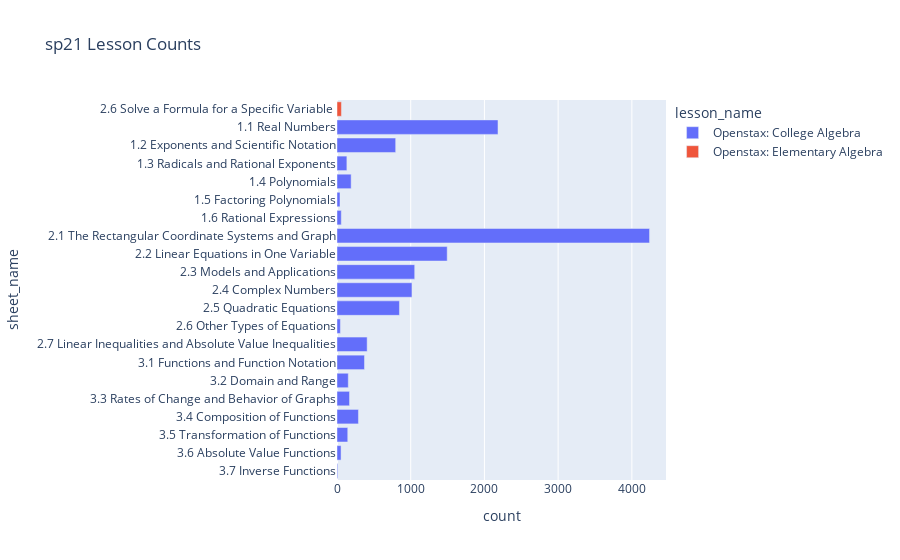
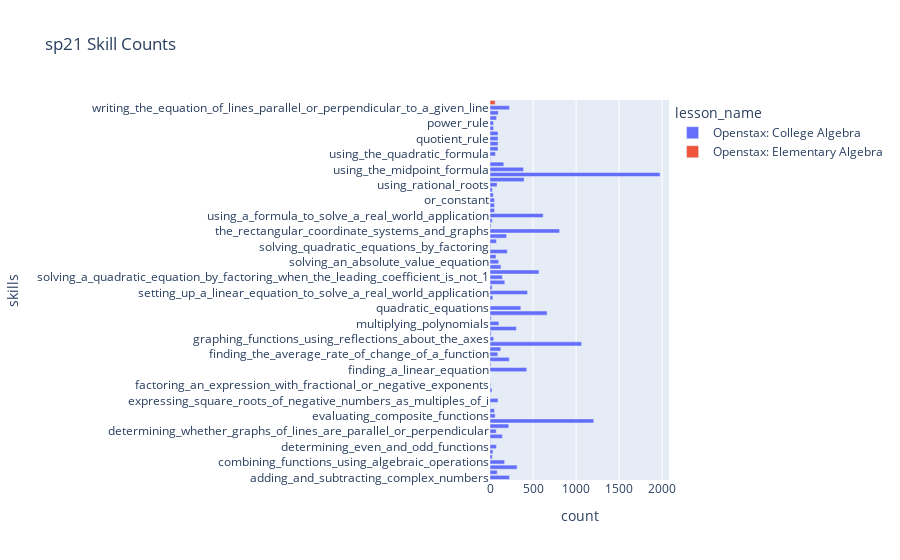
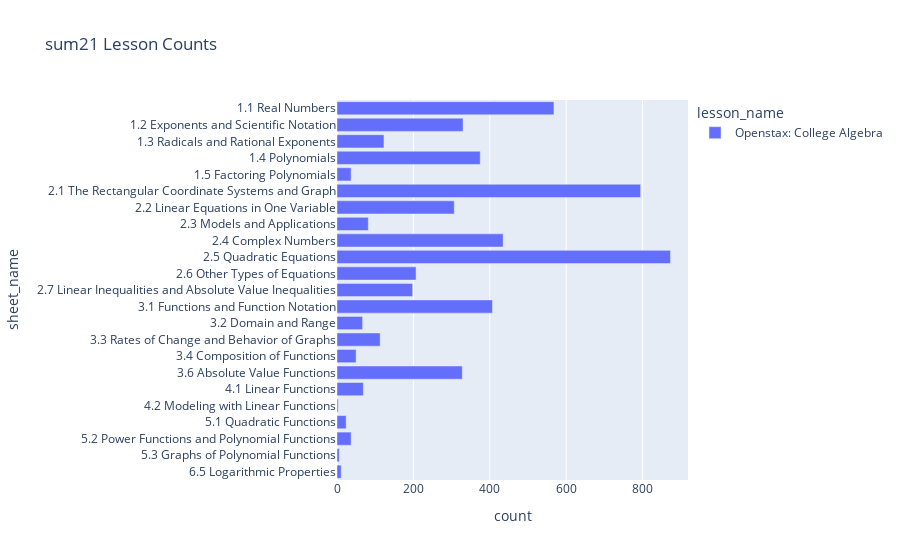
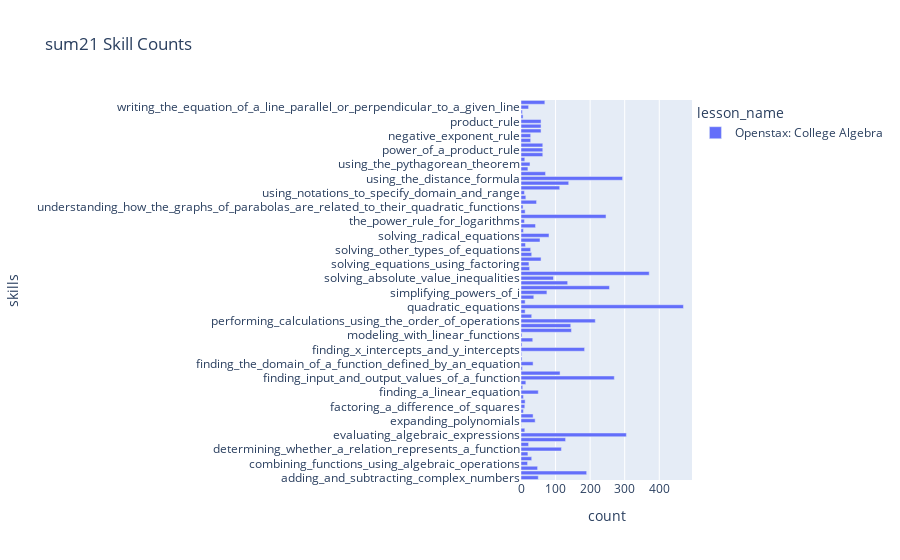

The notebook cell these images were saved under, in order:
### Markdown cell above
# Material Usage

### Code cell
def merge_lesson_skill(df):
    df = df.copy()
    original = df.merge(lesson_skill_df, how="inner", left_on="problemID", right_on="problem_name")
    original = original.drop_duplicates(subset=["oats_user_id", "time_stamp"], keep="first")  # drop duplicate
    hashed = df.merge(lesson_skill_df, how="inner", left_on="problemID", right_on="hashed_name")
    return original.append(hashed)

def get_lesson_skill(df):
    df = df.copy()
    df = merge_lesson_skill(df)
    
    sheet_df = df.groupby("sheet_name").size().to_frame().rename(columns={0: "count"})\
                .reset_index().sort_values("sheet_name", ascending=False)
    sheet_df = sheet_df.merge(df[["sheet_name", "lesson_name"]], 
                              how="left", left_on="sheet_name", right_on="sheet_name")\
                .drop_duplicates(subset=["sheet_name", "lesson_name"], keep="first")
    
    skill_df = df.groupby(["skills", "lesson_name"]).size().to_frame().rename(columns={0: "count"}).reset_index()
    expanded_skill_df = skill_df["skills"].str.lstrip('[').str.rstrip(']').str.split(',\s').explode().str.strip("'")\
        .drop_duplicates()\
        .to_frame()\
        .reset_index()
    expanded_skill_df = expanded_skill_df.merge(skill_df[["count", "lesson_name"]], 
                                                how="left", left_on="index", right_index=True)
    
    return sheet_df, expanded_skill_df


for i in range(len(data_list)):
    lesson_df, skill_df = get_lesson_skill(data_list[i])
    
    fig = px.bar(lesson_df, x='count', y='sheet_name', color="lesson_name", 
                 title=f"{data_name_list[i]} Lesson Counts")
    fig.show()
    
    fig = px.bar(skill_df, x='count', y='skills', color="lesson_name", 
                 title=f"{data_name_list[i]} Skill Counts")
    fig.show();

### Figure 1 — Plotly figure (JSON) as saved in the notebook; plotly's stock layout.template omitted (floating-point values rounded to 4 significant figures)
{"data": [{"alignmentgroup": "True", "hovertemplate": "lesson_name=Openstax: College Algebra<br>count=%{x}<br>sheet_name=%{y}<extra></extra>", "legendgroup": "Openstax: College Algebra", "marker": {"color": "#636efa", "pattern": {"shape": ""}}, "name": "Openstax: College Algebra", "offsetgroup": "Openstax: College Algebra", "orientation": "h", "showlegend": true, "textposition": "auto", "type": "bar", "x": [10, 55, 146, 291, 170, 153, 373, 409, 46, 847, 1017, 1054, 1495, 4240, 58, 41, 192, 134, 796, 2184], "xaxis": "x", "y": ["3.7 Inverse Functions", "3.6 Absolute Value Functions", "3.5 Transformation of Functions", "3.4 Composition of Functions", "3.3 Rates of Change and Behavior of Graphs", "3.2 Domain and Range", "3.1 Functions and Function Notation", "2.7 Linear Inequalities and Absolute Value Inequalities", "2.6 Other Types of Equations", "2.5 Quadratic Equations", "2.4 Complex Numbers", "2.3 Models and Applications", "2.2 Linear Equations in One Variable", "2.1 The Rectangular Coordinate Systems and Graph", "1.6 Rational Expressions", "1.5 Factoring Polynomials", "1.4 Polynomials", "1.3 Radicals and Rational Exponents", "1.2 Exponents and Scientific Notation", "1.1 Real Numbers"], "yaxis": "y"}, {"alignmentgroup": "True", "hovertemplate": "lesson_name=Openstax: Elementary Algebra<br>count=%{x}<br>sheet_name=%{y}<extra></extra>", "legendgroup": "Openstax: Elementary Algebra", "marker": {"color": "#EF553B", "pattern": {"shape": ""}}, "name": "Openstax: Elementary Algebra", "offsetgroup": "Openstax: Elementary Algebra", "orientation": "h", "showlegend": true, "textposition": "auto", "type": "bar", "x": [60], "xaxis": "x", "y": ["2.6 Solve a Formula for a Specific Variable "], "yaxis": "y"}], "layout": {"barmode": "relative", "legend": {"title": {"text": "lesson_name"}, "tracegroupgap": 0}, "title": {"text": "sp21 Lesson Counts"}, "xaxis": {"anchor": "y", "domain": [0, 1], "title": {"text": "count"}}, "yaxis": {"anchor": "x", "domain": [0, 1], "title": {"text": "sheet_name"}}}}

### Figure 2 — Plotly figure (JSON) as saved in the notebook; plotly's stock layout.template omitted (floating-point values rounded to 4 significant figures)
{"data": [{"alignmentgroup": "True", "hovertemplate": "lesson_name=Openstax: College Algebra<br>count=%{x}<br>skills=%{y}<extra></extra>", "legendgroup": "Openstax: College Algebra", "marker": {"color": "#636efa", "pattern": {"shape": ""}}, "name": "Openstax: College Algebra", "offsetgroup": "Openstax: College Algebra", "orientation": "h", "showlegend": true, "textposition": "auto", "type": "bar", "x": [227, 84, 315, 170, 27, 34, 74, 5, 144, 72, 218, 1205, 60, 52, 5, 93, 4, 23, 9, 4, 1, 427, 10, 224, 90, 125, 1065, 43, 13, 307, 103, 14, 664, 358, 2, 33, 436, 25, 172, 144, 569, 128, 101, 70, 201, 6, 75, 193, 809, 12, 27, 618, 53, 53, 53, 39, 28, 82, 396, 1976, 390, 160, 7, 64, 93, 93, 93, 93, 41, 41, 77, 96, 226], "xaxis": "x", "y": ["adding_and_subtracting_complex_numbers", "adding_and_subtracting_polynomials", "classifying_a_real_number", "combining_functions_using_algebraic_operations", "create_a_function_by_composition_of_functions", "decomposing_a_composite_function_into_its_component_functions", "determining_even_and_odd_functions", "determining_whether_a_function_is_one_to_one", "determining_whether_a_relation_represents_a_function", "determining_whether_graphs_of_lines_are_parallel_or_perpendicular", "dividing_complex_numbers", "evaluating_algebraic_expressions", "evaluating_composite_functions", "evaluating_square_roots", "expanding_polynomials", "expressing_square_roots_of_negative_numbers_as_multiples_of_i", "factoring_a_difference_of_squares", "factoring_a_sum_of_cubes", "factoring_an_expression_with_fractional_or_negative_exponents", "factoring_by_grouping", "factoring_the_greatest_common_factor_of_a_polynomial", "finding_a_linear_equation", "finding_and_evaluating_inverse_functions", "finding_input_and_output_values_of_a_function", "finding_the_average_rate_of_change_of_a_function", "finding_the_domain_of_a_function_defined_by_an_equation", "finding_x_intercepts_and_y_intercepts", "graphing_functions_using_reflections_about_the_axes", "graphing_functions_using_vertical_and_horizontal_shifts", "multiplying_complex_numbers", "multiplying_polynomials", "performing_a_sequence_of_transformation", "performing_calculations_using_the_order_of_operations", "quadratic_equations", "rates_of_change", "rational_expressions", "setting_up_a_linear_equation_to_solve_a_real_world_application", "simplifying_complex_rational_expressions", "simplifying_powers_of_i", "solving_a_quadratic_equation_by_factoring_when_the_leading_coefficient_is_not_1", "solving_a_rational_equation", "solving_absolute_value_inequalities", "solving_an_absolute_value_equation", "solving_inequalities_in_one_variable_algebraically", "solving_linear_equations_in_one_variable", "solving_quadratic_equations_by_factoring", "solving_quadratics_with_a_leading_coefficient_of_1", "the_discriminant", "the_rectangular_coordinate_systems_and_graphs", "understanding_compound_inequalities", "use_a_graph_to_locate_the_absolute_maximum_and_absolute_minimum", "using_a_formula_to_solve_a_real_world_application", "using_a_graph_to_determine_where_a_function_is_increasing", "decreasing", "or_constant", "using_interval_notation", "using_notations_to_specify_domain_and_range", "using_rational_roots", "using_scientific_notation", "using_the_distance_formula", "using_the_midpoint_formula", "using_the_properties_of_inequalities", "using_the_pythagorean_theorem", "using_the_quadratic_formula", "using_the_rules_of_exponents", "negative_exponent_rule", "quotient_rule", "product_rule", "power_of_a_product_rule", "power_rule", "power_of_a_quotient_rule", "zero_exponent_rule", "writing_the_equation_of_lines_parallel_or_perpendicular_to_a_given_line"], "yaxis": "y"}, {"alignmentgroup": "True", "hovertemplate": "lesson_name=Openstax: Elementary Algebra<br>count=%{x}<br>skills=%{y}<extra></extra>", "legendgroup": "Openstax: Elementary Algebra", "marker": {"color": "#EF553B", "pattern": {"shape": ""}}, "name": "Openstax: Elementary Algebra", "offsetgroup": "Openstax: Elementary Algebra", "orientation": "h", "showlegend": true, "textposition": "auto", "type": "bar", "x": [60], "xaxis": "x", "y": ["solve_a_formula_for_a_specific_variable"], "yaxis": "y"}], "layout": {"barmode": "relative", "legend": {"title": {"text": "lesson_name"}, "tracegroupgap": 0}, "title": {"text": "sp21 Skill Counts"}, "xaxis": {"anchor": "y", "domain": [0, 1], "title": {"text": "count"}}, "yaxis": {"anchor": "x", "domain": [0, 1], "title": {"text": "skills"}}}}

### Figure 3 — Plotly figure (JSON) as saved in the notebook; plotly's stock layout.template omitted (floating-point values rounded to 4 significant figures)
{"data": [{"alignmentgroup": "True", "hovertemplate": "lesson_name=Openstax: College Algebra<br>count=%{x}<br>sheet_name=%{y}<extra></extra>", "legendgroup": "Openstax: College Algebra", "marker": {"color": "#636efa", "pattern": {"shape": ""}}, "name": "Openstax: College Algebra", "offsetgroup": "Openstax: College Algebra", "orientation": "h", "showlegend": true, "textposition": "auto", "type": "bar", "x": [11, 6, 37, 24, 3, 69, 328, 50, 113, 67, 407, 198, 207, 873, 435, 82, 307, 795, 37, 375, 123, 330, 568], "xaxis": "x", "y": ["6.5 Logarithmic Properties", "5.3 Graphs of Polynomial Functions", "5.2 Power Functions and Polynomial Functions", "5.1 Quadratic Functions", "4.2 Modeling with Linear Functions", "4.1 Linear Functions", "3.6 Absolute Value Functions", "3.4 Composition of Functions", "3.3 Rates of Change and Behavior of Graphs", "3.2 Domain and Range", "3.1 Functions and Function Notation", "2.7 Linear Inequalities and Absolute Value Inequalities", "2.6 Other Types of Equations", "2.5 Quadratic Equations", "2.4 Complex Numbers", "2.3 Models and Applications", "2.2 Linear Equations in One Variable", "2.1 The Rectangular Coordinate Systems and Graph", "1.5 Factoring Polynomials", "1.4 Polynomials", "1.3 Radicals and Rational Exponents", "1.2 Exponents and Scientific Notation", "1.1 Real Numbers"], "yaxis": "y"}], "layout": {"barmode": "relative", "legend": {"title": {"text": "lesson_name"}, "tracegroupgap": 0}, "title": {"text": "sum21 Lesson Counts"}, "xaxis": {"anchor": "y", "domain": [0, 1], "title": {"text": "count"}}, "yaxis": {"anchor": "x", "domain": [0, 1], "title": {"text": "sheet_name"}}}}

### Figure 4 — Plotly figure (JSON) as saved in the notebook; plotly's stock layout.template omitted (floating-point values rounded to 4 significant figures)
{"data": [{"alignmentgroup": "True", "hovertemplate": "lesson_name=Openstax: College Algebra<br>count=%{x}<br>skills=%{y}<extra></extra>", "legendgroup": "Openstax: College Algebra", "marker": {"color": "#636efa", "pattern": {"shape": ""}}, "name": "Openstax: College Algebra", "offsetgroup": "Openstax: College Algebra", "orientation": "h", "showlegend": true, "textposition": "auto", "type": "bar", "x": [50, 190, 48, 19, 31, 20, 117, 22, 129, 305, 11, 1, 41, 35, 7, 11, 12, 7, 50, 5, 14, 270, 113, 4, 35, 3, 2, 184, 3, 34, 3, 146, 144, 215, 31, 12, 470, 12, 37, 75, 256, 135, 94, 371, 25, 23, 58, 31, 28, 13, 55, 81, 7, 42, 10, 246, 12, 6, 45, 14, 10, 112, 138, 294, 71, 20, 26, 11, 63, 63, 63, 28, 28, 58, 58, 58, 6, 4, 22, 69], "xaxis": "x", "y": ["adding_and_subtracting_complex_numbers", "adding_and_subtracting_polynomials", "classifying_a_real_number", "combining_functions_using_algebraic_operations", "decomposing_a_composite_function_into_its_component_functions", "determining_whether_a_function_is_one_to_one", "determining_whether_a_relation_represents_a_function", "determining_whether_graphs_of_lines_are_parallel_or_perpendicular", "dividing_complex_numbers", "evaluating_algebraic_expressions", "evaluating_square_roots", "expanding_logarithmic_expressions", "expanding_polynomials", "expressing_square_roots_of_negative_numbers_as_multiples_of_i", "factoring_a_difference_of_cubes", "factoring_a_difference_of_squares", "factoring_a_sum_of_cubes", "factoring_an_expression_with_fractional_or_negative_exponents", "finding_a_linear_equation", "finding_domain_and_range_from_graphs", "finding_domains_and_ranges_of_the_toolkit_functions", "finding_input_and_output_values_of_a_function", "finding_the_average_rate_of_change_of_a_function", "finding_the_domain_and_range_of_a_quadratic_function", "finding_the_domain_of_a_function_defined_by_an_equation", "finding_the_slope_of_a_linear_function", "finding_the_x__and_y_intercepts_of_a_quadratic_function", "finding_x_intercepts_and_y_intercepts", "graphing_piecewise_defined_functions", "linear_functions", "modeling_with_linear_functions", "multiplying_complex_numbers", "multiplying_polynomials", "performing_calculations_using_the_order_of_operations", "power_function_and_polynomial_functions", "power_functions_&_polynomials", "quadratic_equations", "quadratic_functions", "setting_up_a_linear_equation_to_solve_a_real_world_application", "simplifying_powers_of_i", "solving_a_quadratic_equation_by_factoring_when_the_leading_coefficient_is_not_1", "solving_a_rational_equation", "solving_absolute_value_inequalities", "solving_an_absolute_value_equation", "solving_equations_involving_rational_exponents", "solving_equations_using_factoring", "solving_inequalities_in_one_variable_algebraically", "solving_linear_equations_in_one_variable", "solving_other_types_of_equations", "solving_quadratic_equations_by_factoring", "solving_quadratics_with_a_leading_coefficient_of_1", "solving_radical_equations", "sovling_equations_using_factoring", "the_discriminant", "the_power_rule_for_logarithms", "the_rectangular_coordinate_systems_and_graphs", "understanding_compound_inequalities", "understanding_how_the_graphs_of_parabolas_are_related_to_their_quadratic_functions", "using_a_formula_to_solve_a_real_world_application", "using_interval_notation", "using_notations_to_specify_domain_and_range", "using_rational_roots", "using_scientific_notation", "using_the_distance_formula", "using_the_midpoint_formula", "using_the_properties_of_inequalities", "using_the_pythagorean_theorem", "using_the_quadratic_formula", "using_the_rules_of_exponents", "power_of_a_product_rule", "power_rule", "power_of_a_quotient_rule", "negative_exponent_rule", "quotient_rule", "zero_exponent_rule", "product_rule", "writing_and_interpreting_an_equation_for_a_linear_function", "writing_the_equation_for_a_function_from_the_graph_of_a_line", "writing_the_equation_of_a_line_parallel_or_perpendicular_to_a_given_line", "writing_the_equation_of_lines_parallel_or_perpendicular_to_a_given_line"], "yaxis": "y"}], "layout": {"barmode": "relative", "legend": {"title": {"text": "lesson_name"}, "tracegroupgap": 0}, "title": {"text": "sum21 Skill Counts"}, "xaxis": {"anchor": "y", "domain": [0, 1], "title": {"text": "count"}}, "yaxis": {"anchor": "x", "domain": [0, 1], "title": {"text": "skills"}}}}
